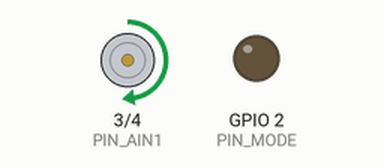
Simulated run of this program. Board: Raspberry Pi (BCM pin numbers), started with the argument 50. Shown: motor-driver pin pairs drawn as motors (green arrow = first pin HIGH = forward, orange = second pin HIGH = backward, longer = more drive), output pins drawn as LEDs (lit = HIGH). What the program prints to the terminal is not drawn. At 4.0 s the program stops and its outputs stay as they are.

Above: at 0.1 s.
At 2.1 s:
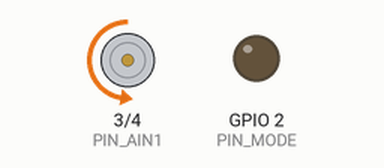
At 3.1 s:
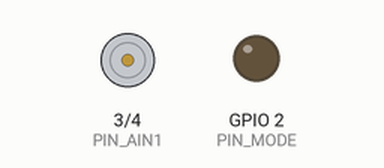
Timing chart, 0 to 4.6 s (numbered marks = the images above):
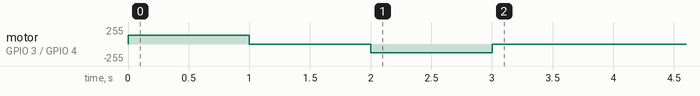

The program:

motor_pwm_DRV8835_mode0.py
```python
#!/usr/bin/env python3
# -*- coding:utf-8 -*-

import sys
import time
import RPi.GPIO as gpio

PIN_MODE = 2
PIN_AIN1 = 3
PIN_AIN2 = 4

FREQUENCY = 50

def normal_rotation(duty, rot_time):
    pwm = gpio.PWM(PIN_AIN1, duty)
    pwm.ChangeFrequency(FREQUENCY)
    gpio.output(PIN_AIN2, gpio.LOW)
    pwm.start(duty)
    time.sleep(rot_time)

def reverse_rotation(duty, rot_time):
    pwm = gpio.PWM(PIN_AIN2, duty)
    gpio.output(PIN_AIN2, gpio.LOW)
    gpio.output(PIN_AIN1, gpio.LOW)
    pwm.start(duty)
    time.sleep(rot_time)

def stop_rotation(rot_time):
    gpio.output(PIN_AIN1, gpio.LOW)
    gpio.output(PIN_AIN2, gpio.LOW)
    time.sleep(rot_time)

def motor(duty):
    gpio.setmode(gpio.BCM)
    gpio.setup(PIN_MODE, gpio.OUT)
    gpio.setup(PIN_AIN1, gpio.OUT)
    gpio.setup(PIN_AIN2, gpio.OUT)

    gpio.output(PIN_MODE, gpio.LOW)

    print('正転')
    normal_rotation(duty, 1)

    print('空転')
    stop_rotation(1)

    print('逆転')
    reverse_rotation(duty, 1)

    print('空転')
    stop_rotation(1)

    gpio.cleanup()


if __name__ == '__main__':
    duty = 8
    if(len(sys.argv) > 1):
        duty = int(sys.argv[1])

    motor(duty)
```

Measured:
- by itself, motor on GPIO 3 (PIN_AIN1) / GPIO 4 (PIN_AIN2): stopped → forward 128/255 at 0.00 s, → stopped 1.0 s later, → backward 128/255 1.0 s later, → stopped 1.0 s later
